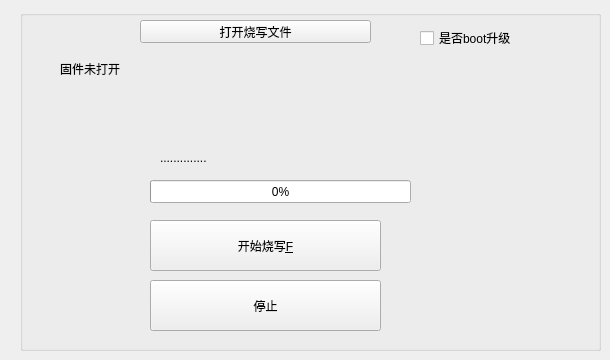
   <widget class="QWidget" name="tabupdate">
    <attribute name="icon">
     <iconset resource="images.qrc">
      <normaloff>:/images/images/update.png</normaloff>:/images/images/update.png</iconset>
    </attribute>
    <attribute name="title">
     <string>备用</string>
    </attribute>
    <widget class="QGroupBox" name="groupBox_2">
     <property name="geometry">
      <rect>
       <x>20</x>
       <y>10</y>
       <width>581</width>
       <height>341</height>
      </rect>
     </property>
     <property name="title">
      <string/>
     </property>
     <widget class="QPushButton" name="ButtonBinOpen">
      <property name="geometry">
       <rect>
        <x>120</x>
        <y>10</y>
        <width>231</width>
        <height>23</height>
       </rect>
      </property>
      <property name="text">
       <string>打开烧写文件</string>
      </property>
     </widget>
     <widget class="QPushButton" name="ButtonBinWriteStart">
      <property name="geometry">
       <rect>
        <x>130</x>
        <y>210</y>
        <width>231</width>
        <height>51</height>
       </rect>
      </property>
      <property name="text">
       <string>开始烧写&amp;F</string>
      </property>
     </widget>
     <widget class="QPushButton" name="ButtonBinWriteStop">
      <property name="geometry">
       <rect>
        <x>130</x>
        <y>270</y>
        <width>231</width>
        <height>51</height>
       </rect>
      </property>
      <property name="toolTipDuration">
       <number>5</number>
      </property>
      <property name="text">
       <string>停止</string>
      </property>
     </widget>
     <widget class="QProgressBar" name="pb_bin">
      <property name="geometry">
       <rect>
        <x>130</x>
        <y>170</y>
        <width>261</width>
        <height>23</height>
       </rect>
      </property>
      <property name="value">
       <number>0</number>
      </property>
     </widget>
     <widget class="QLabel" name="lb_binfile">
      <property name="geometry">
       <rect>
        <x>40</x>
        <y>50</y>
        <width>491</width>
        <height>91</height>
       </rect>
      </property>
      <property name="text">
       <string>固件未打开</string>
      </property>
      <property name="alignment">
       <set>Qt::AlignLeading|Qt::AlignLeft|Qt::AlignTop</set>
      </property>
      <property name="wordWrap">
       <bool>true</bool>
      </property>
     </widget>
     <widget class="QLabel" name="lb_fuse_resulte">
      <property name="geometry">
       <rect>
        <x>140</x>
        <y>140</y>
        <width>211</width>
        <height>16</height>
       </rect>
      </property>
      <property name="text">
       <string>..............</string>
      </property>
     </widget>
     <widget class="QCheckBox" name="CheckBoxIsBoot">
      <property name="geometry">
       <rect>
        <x>400</x>
        <y>20</y>
        <width>131</width>
        <height>16</height>
       </rect>
      </property>
      <property name="text">
       <string>是否boot升级</string>
      </property>
     </widget>
    </widget>
   </widget>
